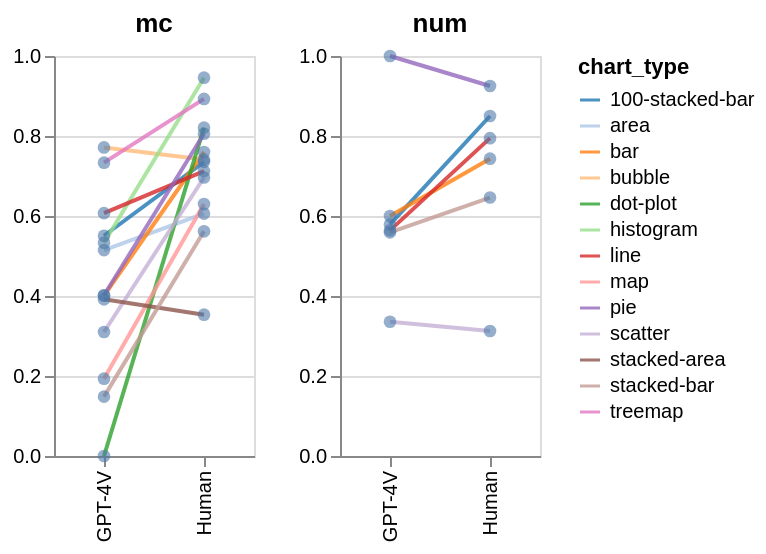

Write notebook code for a chart like this one.
### Markdown cell above
### Pairwise Slope Plots

### Code cell
domain = ['GPT-4V', 'Human']
color_domain = [model_configs[-2]['color'], model_configs[-1]['color']]

tests = ['ggr', 'vlat', 'calvi', 'holf', 'holf2', 'chartqa-test-continuous-human']

charts =[]
graph_group_average_simplified = graph_group_average_df.copy().replace({
    'ggr': 'mc', 
    'vlat': 'mc', 
    'calvi': 'mc',
    'holf': 'num', 
    'holf2': 'num', 
    'chartqa-test-continuous-human': 'num'
})

graph_group_average_simplified = graph_group_average_simplified.groupby(['test_type', 'agent_type', 'chart_type'])['is_correct'].mean().reset_index()

for test in ['mc', 'num']:
    df = graph_group_average_simplified[graph_group_average_simplified['test_type'] == test]
    
    line_chart = alt.Chart(df).mark_line(opacity=0.8).encode(
        x=alt.X('agent_type:N', title=None),
        y=alt.Y('is_correct', scale=alt.Scale(domain=[0, 1]), title=None),
        detail='chart_type',
        # color=alt.value('black'),
        color=alt.Color('chart_type', scale=alt.Scale(scheme='category20'))
    ).properties(width=150, title=test)

    point_plot = alt.Chart(df).mark_circle(opacity=0.6).encode(
        x='agent_type:N',
        y='is_correct',
        # color=alt.Color('agent_type',legend=None, scale=alt.Scale(domain=domain, range=color_domain)),
        # color=alt.Color('test_type',legend=None, scale=alt.Scale(domain=test_domain, range=color_domain)),
        size=alt.value(40)
    )

    chart = (line_chart + point_plot).resolve_scale(color='shared').properties(width=100, height=200)

    charts.append(chart)

alt.hconcat(*charts)

### Figure 1 — Vega-Lite specification as saved in the notebook (floating-point values rounded to 4 significant figures)
{"config": {"view": {"continuousWidth": 300, "continuousHeight": 300}}, "hconcat": [{"layer": [{"mark": {"type": "line", "opacity": 0.8}, "encoding": {"color": {"field": "chart_type", "scale": {"scheme": "category20"}, "type": "nominal"}, "detail": {"field": "chart_type", "type": "nominal"}, "x": {"field": "agent_type", "title": null, "type": "nominal"}, "y": {"field": "is_correct", "scale": {"domain": [0, 1]}, "title": null, "type": "quantitative"}}, "title": "mc"}, {"mark": {"type": "circle", "opacity": 0.6}, "encoding": {"size": {"value": 40}, "x": {"field": "agent_type", "type": "nominal"}, "y": {"field": "is_correct", "type": "quantitative"}}}], "data": {"name": "data-ea9da8438099e951cef4dc28e04e8dec"}, "height": 200, "resolve": {"scale": {"color": "shared"}}, "width": 100}, {"layer": [{"mark": {"type": "line", "opacity": 0.8}, "encoding": {"color": {"field": "chart_type", "scale": {"scheme": "category20"}, "type": "nominal"}, "detail": {"field": "chart_type", "type": "nominal"}, "x": {"field": "agent_type", "title": null, "type": "nominal"}, "y": {"field": "is_correct", "scale": {"domain": [0, 1]}, "title": null, "type": "quantitative"}}, "title": "num"}, {"mark": {"type": "circle", "opacity": 0.6}, "encoding": {"size": {"value": 40}, "x": {"field": "agent_type", "type": "nominal"}, "y": {"field": "is_correct", "type": "quantitative"}}}], "data": {"name": "data-ac330033ebd89f1113731794566c5b15"}, "height": 200, "resolve": {"scale": {"color": "shared"}}, "width": 100}], "$schema": "https://vega.github.io/schema/vega-lite/v5.16.3.json", "datasets": {"data-ea9da8438099e951cef4dc28e04e8dec": [{"test_type": "mc", "agent_type": "GPT-4V", "chart_type": "100-stacked-bar", "is_correct": 0.5506}, {"test_type": "mc", "agent_type": "GPT-4V", "chart_type": "area", "is_correct": 0.5147}, {"test_type": "mc", "agent_type": "GPT-4V", "chart_type": "bar", "is_correct": 0.4013}, {"test_type": "mc", "agent_type": "GPT-4V", "chart_type": "bubble", "is_correct": 0.7714}, {"test_type": "mc", "agent_type": "GPT-4V", "chart_type": "dot-plot", "is_correct": 0.0}, {"test_type": "mc", "agent_type": "GPT-4V", "chart_type": "histogram", "is_correct": 0.5333}, {"test_type": "mc", "agent_type": "GPT-4V", "chart_type": "line", "is_correct": 0.6071}, {"test_type": "mc", "agent_type": "GPT-4V", "chart_type": "map", "is_correct": 0.1933}, {"test_type": "mc", "agent_type": "GPT-4V", "chart_type": "pie", "is_correct": 0.4017}, {"test_type": "mc", "agent_type": "GPT-4V", "chart_type": "scatter", "is_correct": 0.31}, {"test_type": "mc", "agent_type": "GPT-4V", "chart_type": "stacked-area", "is_correct": 0.3917}, {"test_type": "mc", "agent_type": "GPT-4V", "chart_type": "stacked-bar", "is_correct": 0.1484}, {"test_type": "mc", "agent_type": "GPT-4V", "chart_type": "treemap", "is_correct": 0.7333}, {"test_type": "mc", "agent_type": "Human", "chart_type": "100-stacked-bar", "is_correct": 0.7353}, {"test_type": "mc", "agent_type": "Human", "chart_type": "area", "is_correct": 0.6059}, {"test_type": "mc", "agent_type": "Human", "chart_type": "bar", "is_correct": 0.76}, {"test_type": "mc", "agent_type": "Human", "chart_type": "bubble", "is_correct": 0.741}, {"test_type": "mc", "agent_type": "Human", "chart_type": "dot-plot", "is_correct": 0.821}, {"test_type": "mc", "agent_type": "Human", "chart_type": "histogram", "is_correct": 0.9458}, {"test_type": "mc", "agent_type": "Human", "chart_type": "line", "is_correct": 0.7122}, {"test_type": "mc", "agent_type": "Human", "chart_type": "map", "is_correct": 0.6298}, {"test_type": "mc", "agent_type": "Human", "chart_type": "pie", "is_correct": 0.8056}, {"test_type": "mc", "agent_type": "Human", "chart_type": "scatter", "is_correct": 0.6963}, {"test_type": "mc", "agent_type": "Human", "chart_type": "stacked-area", "is_correct": 0.3533}, {"test_type": "mc", "agent_type": "Human", "chart_type": "stacked-bar", "is_correct": 0.5617}, {"test_type": "mc", "agent_type": "Human", "chart_type": "treemap", "is_correct": 0.8927}], "data-ac330033ebd89f1113731794566c5b15": [{"test_type": "num", "agent_type": "GPT-4V", "chart_type": "100-stacked-bar", "is_correct": 0.5789}, {"test_type": "num", "agent_type": "GPT-4V", "chart_type": "bar", "is_correct": 0.5999}, {"test_type": "num", "agent_type": "GPT-4V", "chart_type": "line", "is_correct": 0.5641}, {"test_type": "num", "agent_type": "GPT-4V", "chart_type": "pie", "is_correct": 1.0}, {"test_type": "num", "agent_type": "GPT-4V", "chart_type": "scatter", "is_correct": 0.3355}, {"test_type": "num", "agent_type": "GPT-4V", "chart_type": "stacked-bar", "is_correct": 0.5591}, {"test_type": "num", "agent_type": "Human", "chart_type": "100-stacked-bar", "is_correct": 0.85}, {"test_type": "num", "agent_type": "Human", "chart_type": "bar", "is_correct": 0.7433}, {"test_type": "num", "agent_type": "Human", "chart_type": "line", "is_correct": 0.7946}, {"test_type": "num", "agent_type": "Human", "chart_type": "pie", "is_correct": 0.925}, {"test_type": "num", "agent_type": "Human", "chart_type": "scatter", "is_correct": 0.3125}, {"test_type": "num", "agent_type": "Human", "chart_type": "stacked-bar", "is_correct": 0.6462}]}}
